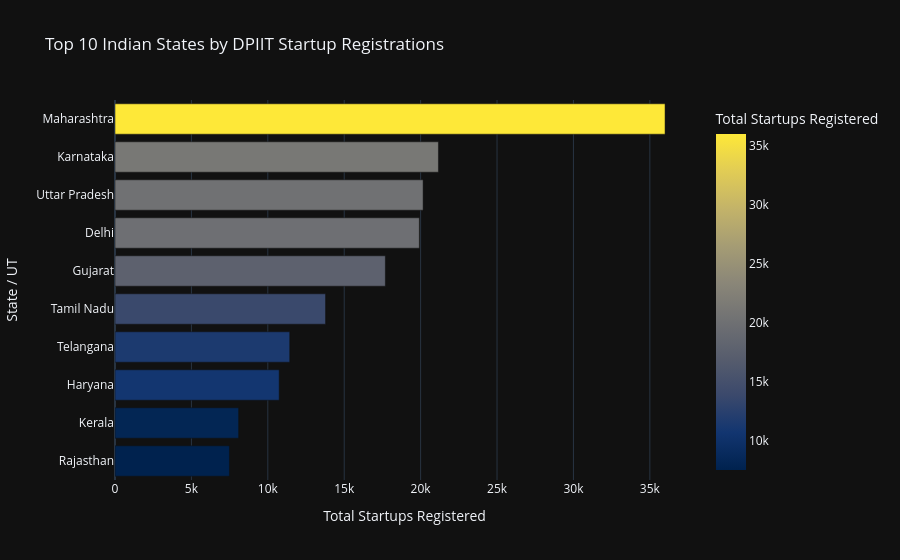

Source (notebook cell):
### Code cell
# 1. Group by state and sum the recognized startups
state_totals = df.groupby("state")["startups_recognized"].sum().reset_index()

# 2. Grab the top 10 states by volume
top_10_states = state_totals.sort_values(by="startups_recognized", ascending=False).head(10)

# 3. Plot a gorgeous horizontal bar chart
fig_state = px.bar(
    top_10_states,
    x="startups_recognized",
    y="state",
    orientation="h",
    color="startups_recognized",
    color_continuous_scale="Cividis",
    title="Top 10 Indian States by DPIIT Startup Registrations",
    labels={"startups_recognized": "Total Startups Registered", "state": "State / UT"},
    template="plotly_dark"
)

# Reverse the y-axis so the highest state is at the top
fig_state.update_layout(yaxis={'categoryorder':'total ascending'}, showlegend=False)
fig_state.show()

### Figure 1 — Plotly figure (JSON) as saved in the notebook; plotly's stock layout.template omitted (floating-point values rounded to 4 significant figures)
{"data": [{"hovertemplate": "Total Startups Registered=%{marker.color}<br>State / UT=%{y}<extra></extra>", "legendgroup": "", "marker": {"color": [35994, 21165, 20162, 19916, 17692, 13778, 11434, 10744, 8090, 7490], "coloraxis": "coloraxis", "pattern": {"shape": ""}}, "name": "", "orientation": "h", "showlegend": false, "textposition": "auto", "type": "bar", "x": [35994, 21165, 20162, 19916, 17692, 13778, 11434, 10744, 8090, 7490], "xaxis": "x", "y": ["Maharashtra", "Karnataka", "Uttar Pradesh", "Delhi", "Gujarat", "Tamil Nadu", "Telangana", "Haryana", "Kerala", "Rajasthan"], "yaxis": "y"}], "layout": {"barmode": "relative", "coloraxis": {"autocolorscale": false, "colorbar": {"title": {"text": "Total Startups Registered"}}, "colorscale": [[0, "#00224e"], [0.1111, "#123570"], [0.2222, "#3b496c"], [0.3333, "#575d6d"], [0.4444, "#707173"], [0.5556, "#8a8678"], [0.6667, "#a59c74"], [0.7778, "#c3b369"], [0.8889, "#e1cc55"], [1, "#fee838"]]}, "legend": {"tracegroupgap": 0}, "showlegend": false, "title": {"text": "Top 10 Indian States by DPIIT Startup Registrations"}, "xaxis": {"anchor": "y", "domain": [0, 1], "title": {"text": "Total Startups Registered"}}, "yaxis": {"anchor": "x", "categoryorder": "total ascending", "domain": [0, 1], "title": {"text": "State / UT"}}}}
